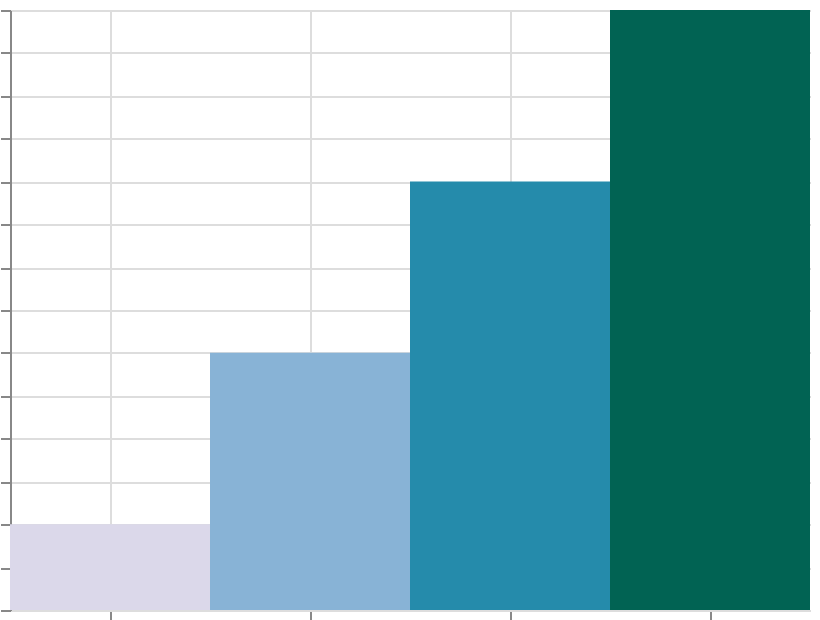

This figure's Vega-Lite source:
### Vega specification from a JSON file in a GitHub repository (floating-point values rounded to 4 significant figures)
{"$schema": "https://vega.github.io/schema/vega/v6.json", "width": 400, "height": 300, "padding": 5, "autosize": "none", "data": [{"name": "table", "values": [{"cat": "A", "val": 10}, {"cat": "B", "val": 30}, {"cat": "C", "val": 50}, {"cat": "D", "val": 70}]}], "scales": [{"name": "x", "type": "band", "domain": {"data": "table", "field": "cat", "sort": true}, "range": "width"}, {"name": "y", "type": "linear", "domain": {"data": "table", "field": "val"}, "range": [{"signal": "height"}, 0], "zero": true, "nice": true}, {"name": "color", "type": "linear", "domain": {"data": "table", "field": "val"}, "range": {"scheme": "purplebluegreen"}}], "marks": [{"type": "rect", "from": {"data": "table"}, "encode": {"update": {"x": {"scale": "x", "field": "cat"}, "width": {"scale": "x", "band": 1}, "y": {"scale": "y", "field": "val"}, "y2": {"scale": "y", "value": 0}, "fill": {"scale": "color", "field": "val"}}}}], "axes": [{"scale": "x", "orient": "bottom", "grid": true, "labels": false}, {"scale": "y", "orient": "left", "grid": true, "labels": false}], "legends": [{"fill": "color"}]}
